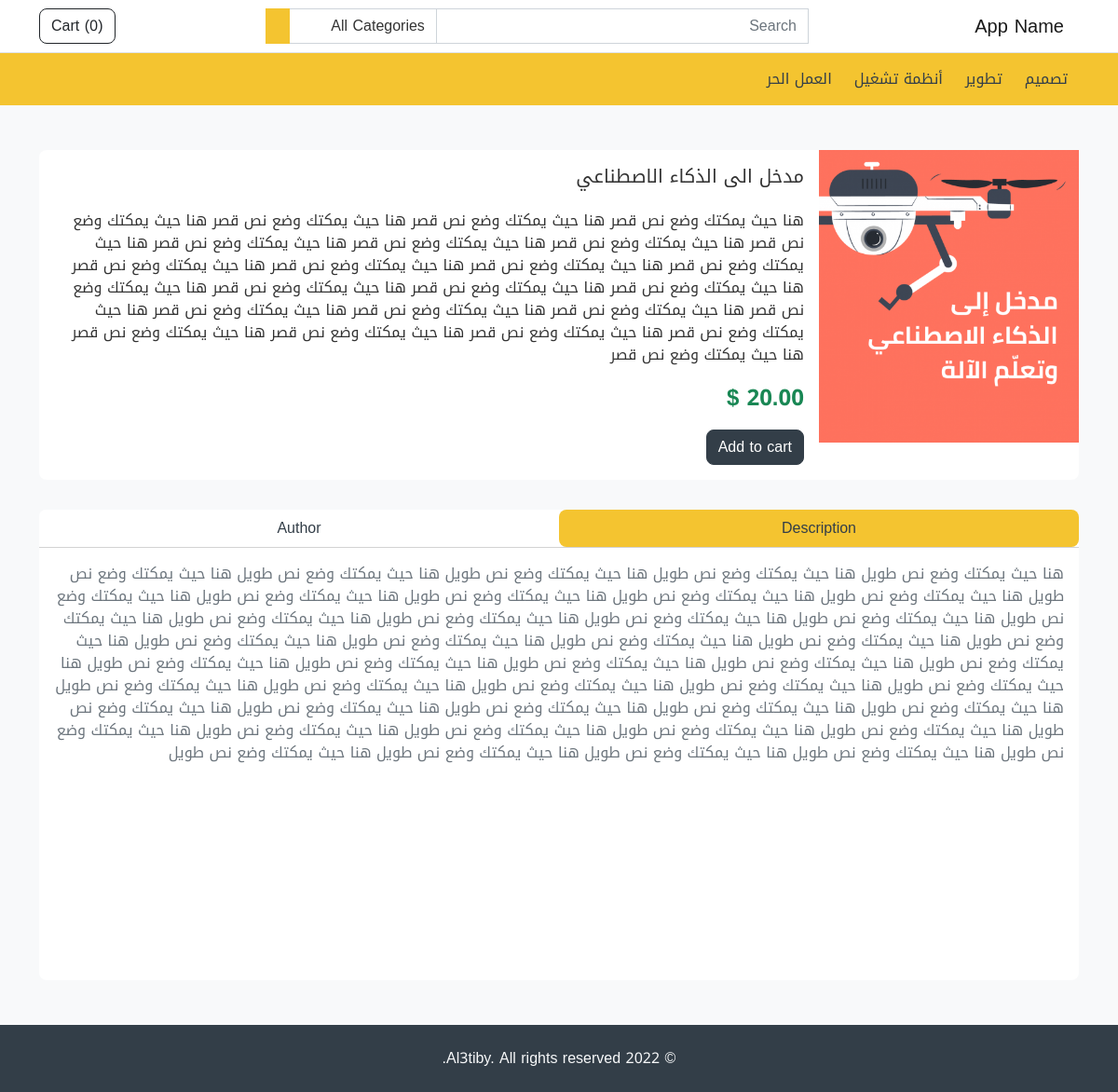
Page /product/1 on the committed database.
### store/models.py (models this page shows, shortened)
class Category(models.Model):
    name = models.CharField(max_length=255, unique=True)
    featured = models.BooleanField(default=False)
    order = models.IntegerField(default=1)
    created_at = models.DateTimeField(auto_now_add=True)
    updated_at = models.DateTimeField(auto_now=True)

class Product(models.Model):
    name = models.CharField(max_length=255)
    short_description = models.TextField(null=True)
    description = models.TextField(null=True)
    image = models.ImageField()
    pdf_file = models.FileField(null=True)
    price = models.FloatField()
    featured = models.BooleanField(default=False)
    created_at = models.DateTimeField(auto_now_add=True)
    updated_at = models.DateTimeField(auto_now=True)
    category = models.ForeignKey(Category, on_delete=models.PROTECT)
    author = models.ForeignKey(Author, on_delete=models.SET_NULL, null=True)

### store/views.py (the view)
# urls.py: path('product/<int:pid>', views.product, name='store.product'),
def product(request, pid):
    product = Product.objects.get(pk=pid)
    return render(
        request, 'product.html',
        {
            'product': product
        }
    )

### store/custom_context_processor.py (called while the page is built)
def store_website(request):
    cart = Cart.objects.filter(session=request.session.session_key).last()
    cart_total = 0
    cart_products = []
    if cart:
        cart_products = Product.objects.filter(pk__in=cart.items)
        for item in cart_products:
            cart_total += item.price
    categories = Category.objects.order_by('order')
    return {
        'categories': categories,
        'cart_products': cart_products,
        'cart_total': cart_total
    }

### store/templatetags/my_filters.py (called while the page is built)
def currency(amount):
    return '{:.2f}'.format(amount) + ' $'

### store/templates/product.html (shortened to what this page needs)
{% extends 'base.html' %}
{% load my_filters %}
{% load i18n %}
{% block content %}
<div class="container my-5">
    <section>
        <div class="card mb-3">
            <div class="row g-0">
                <div class="col-md-3">
                    <div class="swiper my-auto swiper-product">
                        <div class="swiper-wrapper">
                            <div class="swiper-slide">
                                <img src="{{ product.image.url }}" class="img-fluid" alt="..." />
                            </div>
                        </div>
                    </div>
                </div>
                <div class="col-md-9">
                    <div class="card-body">
                        <h5 class="card-title">{{ product.name }}</h5>
                        <p class="card-text mt-4">
                            {{ product.short_description }}
                        </p>
                        <p class="card-text fs-4">
                        <strong class="text-success mt-3"> {{ product.price|currency }} </strong>
                        </p>
                        <button class="btn btn-secondary" data-url="{% url 'store.cart_add' product.id %}" onclick="cartUpdate(this)">
                            {% trans 'Add to cart' %}
                        </button>
                    </div>
                </div>
            </div>
        </div>
    </section>
    <section>
        <div class="card">
            <div class="card-header p-0 bg-white">
                <ul class="nav nav-pills nav-justified" id="pills-tab" role="tablist">
                    <li class="nav-item" role="presentation">
                        <button class="nav-link active text-secondary" id="pills-home-tab" data-bs-toggle="pill" data-bs-target="#pills-home" type="button" role="tab" aria-controls="pills-home" aria-selected="true">{% trans 'Description' %}</button>
                    </li>
                    <li class="nav-item" role="presentation">
                        <button class="nav-link text-secondary" id="pills-profile-tab" data-bs-toggle="pill" data-bs-target="#pills-profile" type="button" role="tab" aria-controls="pills-profile" aria-selected="false">{% trans 'Author' %}</button>
                    </li>
                </ul>
            </div>
            <div class="card-body">
                <div class="tab-content" id="pills-tabContent">
                    <div class="tab-pane fade show active" id="pills-home" role="tabpanel" aria-labelledby="pills-home-tab">
                        <p class="fs-6 text-muted">
                            {{ product.description }}
                        </p>
                </div>
            </div>
        </div>
    </section>
</div>
{% endblock %}

### store/templates/partials/header.html (shortened to what this page needs)
{% load i18n %}
<nav class="navbar navbar-expand-lg navbar-light bg-white border-bottom">
    <div class="container">
        <a class="navbar-brand" href="/">
            {% trans 'App Name' %}
        </a>
        <div class="collapse navbar-collapse mt-2 mt-lg-0" id="navbarSupportedContent">
            {% include 'partials/header_search.html' %}
            <ul class="navbar-nav my-2 my-lg-0">
                <li class="nav-item">
                    <a href="{% url 'store.cart' %}" class="btn btn-outline-dark" type="button">
                        {% trans 'Cart' %} (<span id="card-items-count">{{ cart_products|length }}</span>)
                    </a>
                </li>
            </ul>
        </div>
    </div>
</nav>
<nav class="navbar navbar-expand-lg navbar-light bg-primary">
    <div class="container">
        <div class="collapse navbar-collapse mt-2 mt-lg-0" id="navbarSupportedContent">
            <ul class="navbar-nav my-2 my-lg-0">
                {% for category in categories %}
                    <li class="nav-item">
                        <a class="nav-link mx-1" href="{% url 'store.category' category.id %}" role="button">
                            {{ category.name }}
                        </a>
                    </li>
                {% endfor %}
            </ul>
        </div>
    </div>
</nav>

### rows in the picture
Category: name "تصميم"
Category: name "تطوير"
Category: name "أنظمة تشغيل"
Category: name "العمل الحر"
Product: image (picture), name "مدخل الى الذكاء الاصطناعي", short_description "هنا حيث يمكتك وضع نص قصر هنا حيث يمكتك وضع نص قصر هنا حيث يمكتك وضع نص قصر هنا حيث يمكتك وضع نص قصر هنا حيث يمكتك وضع نص قصر هنا حيث يمكتك وضع نص قصر هنا حيث يمكتك وضع نص قصر هنا حيث يمكتك وضع نص قصر هنا حيث يمكتك وضع نص قصر هنا حيث يمكتك وضع نص قصر هنا حيث يمكتك وضع نص قصر هنا حيث يمكتك وضع نص قصر هنا حيث يمكتك وضع نص قصر هنا حيث يمكتك وضع نص قصر هنا حيث يمكتك وضع نص قصر هنا حيث يمكتك وضع نص قصر هنا حيث يمكتك وضع نص قصر هنا حيث يمكتك وضع نص قصر هنا حيث يمكتك وضع نص قصر هنا حيث يمكتك وضع نص قصر هنا حيث يمكتك وضع نص قصر هنا حيث يمكتك وضع نص قصر هنا حيث يمكتك وضع نص قصر", price "20.00 $", description "هنا حيث يمكتك وضع نص طويل هنا حيث يمكتك وضع نص طويل هنا حيث يمكتك وضع نص طويل هنا حيث يمكتك وضع نص طويل هنا حيث يمكتك وضع نص طويل هنا حيث يمكتك وضع نص طويل هنا حيث يمكتك وضع نص طويل هنا حيث يمكتك وضع نص طويل هنا حيث يمكتك وضع نص طويل هنا حيث يمكتك وضع نص طويل هنا حيث يمكتك وضع نص طويل هنا حيث يمكتك وضع نص طويل هنا حيث يمكتك وضع نص طويل هنا حيث يمكتك وضع نص طويل هنا حيث يمكتك وضع نص طويل هنا حيث يمكتك وضع نص طويل هنا حيث يمكتك وضع نص طويل هنا حيث يمكتك وضع نص طويل هنا حيث يمكتك وضع نص طويل هنا حيث يمكتك وضع نص طويل هنا حيث يمكتك وضع نص طويل هنا حيث يمكتك وضع نص طويل هنا حيث يمكتك وضع نص طويل هنا حيث يمكتك وضع نص طويل هنا حيث يمكتك وضع نص طويل هنا حيث يمكتك وضع نص طويل هنا حيث يمكتك وضع نص…"

### other values in the picture
{{ cart_products|length }} "0"
